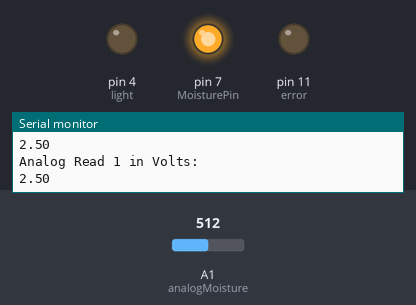
Recording of a sketch running on a simulated Arduino Uno, built with avr-gcc and run on an emulated ATmega328P. Shown: output pins drawn as LEDs (lit = HIGH), the last lines printed to the serial monitor. Inputs (shaded band) come from the test bench; at power-on: A1 (analogMoisture) = 512.

Above: at 1.8 s.
1.9 s: A1 (analogMoisture) set to 598
3.4 s: A1 (analogMoisture) set to 628
At 5.2 s:
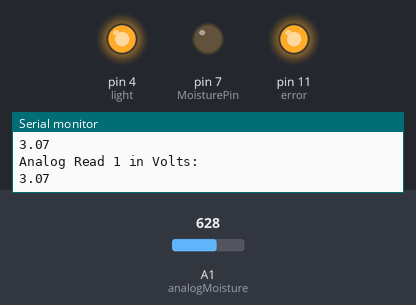
5.5 s: A1 (analogMoisture) set to 306
At 7.0 s:
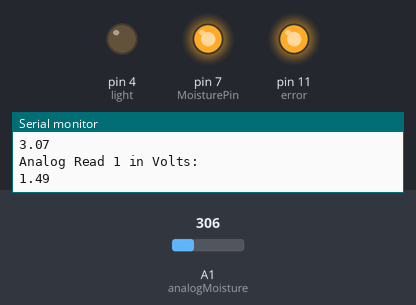
7.5 s: A1 (analogMoisture) set to 716
At 8.5 s:
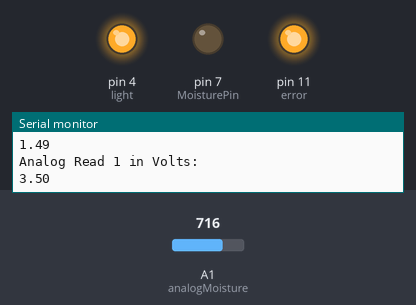
9.5 s: A1 (analogMoisture) set to 511
At 11.3 s:
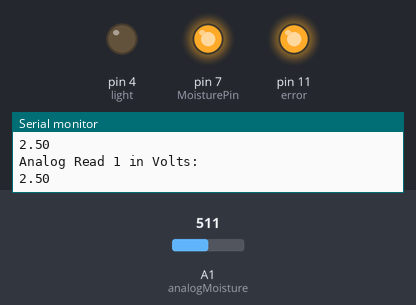
Timing chart, 0 to 12.5 s (numbered marks = the images above; inputs shaded):
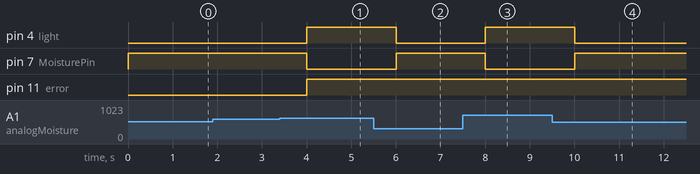

The sketch:

Test_Moisture_Sensor.ino
```cpp
int MoisturePin = 7; //moist sensor PIN
int analogMoisture = A1;
int Moistureval = 0;
int error = 11;


void setup() {
  // put your setup code here, to run once:

  Serial.begin(9600);
  pinMode(4,OUTPUT); // light
  pinMode(7,OUTPUT);// moisture
  pinMode(11,OUTPUT);//error


}

void loop() {
  Moistureval = analogRead(analogMoisture);   // read the input analog pin 1
  float Moisturevoltage = Moistureval *5.0; //The byte Value Recived is multiplued by 5 in other to create the convertion
  Moisturevoltage /= 1024; // makes an aritmetic value to convert to milivolts and

  // 1.Sub routine for the Moisturevoltage sensor to work on pin ,
  //2.it recieves the signal on the analogRead
  //3. The voltage converted raw value is from analog to digital
  //4.writed to the MoisturePin 12 on arduino to give a HIGH or LOW

  //Moisture Sensor Sub Routine
  if (Moisturevoltage >= 3 ) {

    digitalWrite(7, LOW); // HIGH moisture dont add water
    digitalWrite(4,HIGH);
    digitalWrite(11,HIGH);
  }
  else {

    digitalWrite(MoisturePin, HIGH);// turns light pin LOW, add water the light
     digitalWrite(4,LOW);  // high moisture, turn light
  }
      //Prints the Voltage Value in the Sensor:
      Serial.println("Analog Read 1 in Volts:");
      Serial.println(Moisturevoltage);

      delay(1000);
}
```

Measured:
- the behaviour switches between 614 and 615 on A1 (analogMoisture) (found by bisection; images 0 and 1)
- after the input at 3.4 s, pin 4 (light), pin 11 (error): LOW → HIGH after 0.60 s; pin 7 (MoisturePin): HIGH → LOW after 0.60 s
- after the input at 5.5 s, pin 4 (light): HIGH → LOW after 0.50 s; pin 7 (MoisturePin): LOW → HIGH after 0.50 s
- after the input at 7.5 s, pin 4 (light): LOW → HIGH after 0.51 s; pin 7 (MoisturePin): HIGH → LOW after 0.51 s
- after the input at 9.5 s, pin 4 (light): HIGH → LOW after 0.51 s; pin 7 (MoisturePin): LOW → HIGH after 0.51 s
